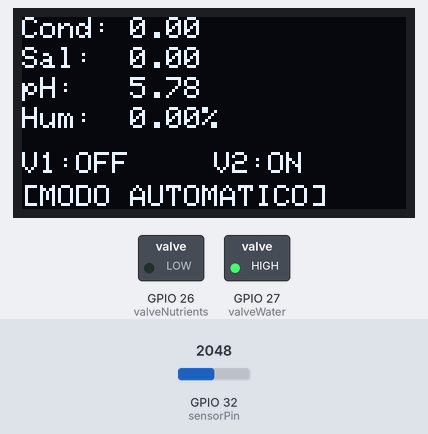
Simulated run of this sketch. Board: ESP32. Parts: 128×64 one-colour display, switched loads named in the sketch (green lamp = pin HIGH). The inputs (shaded band) are chosen by the test bench; at power-on: GPIO 32 (sensorPin) = 2048. WiFi joins after 1.5 s; servers stay silent unless stated; nothing arrives over Bluetooth unless stated; a phone connects over Bluetooth LE 3 s after start; what the sketch prints to the serial monitor is not drawn.

Above: at 5.7 s.
5.8 s: GPIO 32 (sensorPin) set to 1990
At 7.1 s:
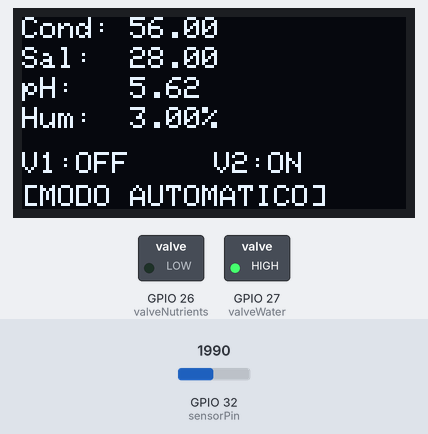
8.0 s: GPIO 32 (sensorPin) set to 1343
At 9.7 s:
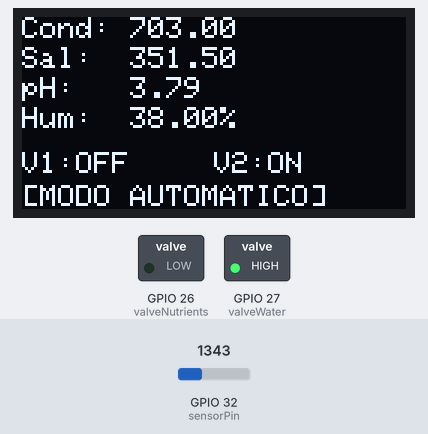
10.0 s: GPIO 32 (sensorPin) set to 1284
At 11.4 s:
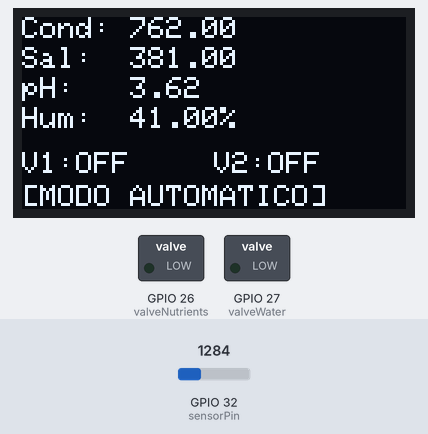
12.0 s: GPIO 32 (sensorPin) set to 2047
At 13.0 s:
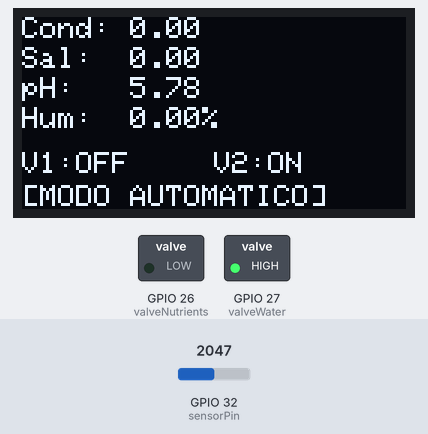
Timing chart, 0 to 15.0 s (numbered marks = the images above; inputs shaded):
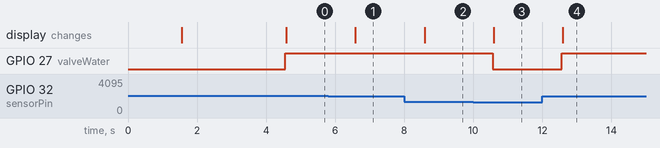

Measured:
- the behaviour switches between 2047 and 2046 on GPIO 32 (sensorPin) (found by bisection; images 0 and 1)
- the behaviour switches between 1315 and 1314 on GPIO 32 (sensorPin) (found by bisection; images 2 and 3)
- after the input at 5.8 s, the display: changes after 0.79 s (image 1)
- after the input at 8.0 s, the display: changes after 0.59 s (image 2)
- after the input at 10.0 s, GPIO 27 (valveWater): HIGH → LOW after 0.56 s; the display: changes after 0.59 s (image 3)
- after the input at 12.0 s, GPIO 27 (valveWater): LOW → HIGH after 0.57 s; the display: changes after 0.59 s (image 4)

The sketch:

esp32_valves.ino
```cpp
#include <WiFi.h>
#include <HTTPClient.h>
#include <WebServer.h>
#include <BLEDevice.h>
#include <BLEServer.h>
#include <BLEUtils.h>
#include <BLE2902.h>
#include <Wire.h>
#include <Adafruit_GFX.h>
#include <Adafruit_SSD1306.h>
#include <ArduinoJson.h>

const char* ssid = "&TNMCuautla";
const char* password = "Internet";

String apiKey = "OTB9VUDFDUMP9CTR";
const char* serverUrl = "http://api.thingspeak.com/update";

const int sensorPin = 32;
const int valveNutrients = 26;
const int valveWater = 27;

#define SCREEN_WIDTH 128
#define SCREEN_HEIGHT 64
Adafruit_SSD1306 display(SCREEN_WIDTH, SCREEN_HEIGHT, &Wire, -1);

#define SERVICE_UUID           "0000ffe0-0000-1000-8000-00805f9b34fb"
#define CHARACTERISTIC_UUID_RX "0000ffe2-0000-1000-8000-00805f9b34fb"
#define CHARACTERISTIC_UUID_TX "0000ffe1-0000-1000-8000-00805f9b34fb"

float conductividad = 0, salinidad = 0, humedad = 0, ph = 0;
float humMin = 40, condMin = 300;
float phOffset = 0.0;

bool manualMode = false;
unsigned long lastManualAction = 0;
const long MANUAL_TIMEOUT = 120000;

WebServer webServer(80);
BLECharacteristic *pCharacteristicTX;
unsigned long lastTSUpdate = 0;
const long TS_INTERVAL = 20000; // Incrementado a 20 segs para evitar rate limits de ThinkSpeak

void updateValves(bool nutrients, bool water) {
  digitalWrite(valveNutrients, nutrients ? HIGH : LOW);
  digitalWrite(valveWater, water ? HIGH : LOW);
}

void processAutoLogic() {
  if (manualMode) {
    if (millis() - lastManualAction > MANUAL_TIMEOUT) {
      manualMode = false;
      Serial.println("Volviendo a modo AUTOMÁTICO");
    } else {
      return;
    }
  }

  if (humedad < humMin) {
    updateValves(false, true);
  } else if (conductividad < condMin) {
    updateValves(true, false);
  } else {
    updateValves(false, false);
  }
}

String handleJSONCommand(String input) {
  StaticJsonDocument<200> doc;
  DeserializationError err = deserializeJson(doc, input);
  if (err) return "{\"status\":\"ERROR\"}";

  const char* v = doc["valvula"];
  const char* a = doc["accion"];

  if (!v || !a) return "{\"status\":\"ERROR\"}";

  manualMode = true;
  lastManualAction = millis();
  bool newState = (strcmp(a, "ON") == 0);

  if (String(v) == "V1") digitalWrite(valveNutrients, newState ? HIGH : LOW);
  else if (String(v) == "V2") digitalWrite(valveWater, newState ? HIGH : LOW);

  return "{\"valvula\":\"" + String(v) + "\",\"estado\":\"" + String(a) + "\",\"mode\":\"MANUAL\",\"status\":\"OK\"}";
}

bool deviceConnected = false;

class MyServerCallbacks: public BLEServerCallbacks {
    void onConnect(BLEServer* pServer) {
      deviceConnected = true;
      Serial.println("Cliente BLE conectado!");
    };
    void onDisconnect(BLEServer* pServer) {
      deviceConnected = false;
      Serial.println("Cliente BLE desconectado. Reiniciando Advertising...");
      // Reanudar la publicidad BLE para que otros dispositivos puedan conectarse
      pServer->getAdvertising()->start();
    }
};

class MyCallbacks: public BLECharacteristicCallbacks {
    void onWrite(BLECharacteristic *pc) {
      String val = String(pc->getValue().c_str());
      if (val.length() > 0) {
        String res = handleJSONCommand(val);
        pCharacteristicTX->setValue(res.c_str());
        pCharacteristicTX->notify();
      }
    }
};

void handleControl() {
  if (webServer.hasArg("plain")) {
    String res = handleJSONCommand(webServer.arg("plain"));
    webServer.send(200, "application/json", res);
  }
}

void setup() {
  Serial.begin(115200);

  pinMode(valveNutrients, OUTPUT);
  pinMode(valveWater, OUTPUT);
  updateValves(false, false);

  Wire.begin(21, 22);
  if (!display.begin(SSD1306_SWITCHCAPVCC, 0x3C)) Serial.println("OLED error");
  display.clearDisplay();
  display.setTextColor(SSD1306_WHITE);

  WiFi.begin(ssid, password);
  Serial.print("Conectando WiFi");
  int retries = 0;
  // Timeout de 10 segundos para no bloquear el dispositivo
  while (WiFi.status() != WL_CONNECTED && retries < 40) {
    delay(250);
    Serial.print(".");
    retries++;
  }

  display.clearDisplay();
  display.setTextSize(1);
  display.setCursor(0, 10);

  if (WiFi.status() == WL_CONNECTED) {
    Serial.println("\nWiFi OK");
    Serial.print("IP: "); Serial.println(WiFi.localIP());
    display.println("SISTEMA: EN LINEA");
    display.setCursor(0, 30);
    display.print("IP: ");
    display.println(WiFi.localIP());
  } else {
    Serial.println("\nWiFi Falló. Iniciando modo offline.");
    display.println("SISTEMA: OFFLINE");
    display.setCursor(0, 30);
    display.println("Sin red WiFi");
  }

  display.setCursor(0, 50);
  display.println("Iniciando BLE...");
  display.display();
  delay(3000);

  webServer.on("/control", HTTP_POST, handleControl);
  webServer.begin();

  BLEDevice::init("GREEN_PULSE_SMART");
  // Aumentar tamaño MTU a 512 bytes para evitar que el JSON se fragmente
  BLEDevice::setMTU(512);

  BLEServer *pServer = BLEDevice::createServer();
  pServer->setCallbacks(new MyServerCallbacks());
  BLEService *pService = pServer->createService(SERVICE_UUID);
  BLECharacteristic *px = pService->createCharacteristic(CHARACTERISTIC_UUID_RX, BLECharacteristic::PROPERTY_WRITE);
  px->setCallbacks(new MyCallbacks());
  pCharacteristicTX = pService->createCharacteristic(CHARACTERISTIC_UUID_TX, BLECharacteristic::PROPERTY_NOTIFY);
  pCharacteristicTX->addDescriptor(new BLE2902());
  pService->start();
  pServer->getAdvertising()->start();
  Serial.println("BLE OK");
}

void loop() {
  webServer.handleClient();

  // Intento periódico de reconexión de WiFi si se llega a perder
  static unsigned long lastWiFiCheck = 0;
  if (WiFi.status() != WL_CONNECTED && (millis() - lastWiFiCheck > 30000)) {
    Serial.println("Conexión perdida. Intentando reconectar WiFi...");
    WiFi.disconnect();
    WiFi.begin(ssid, password);
    lastWiFiCheck = millis();
  }

  static unsigned long lastReading = 0;
  if (millis() - lastReading > 2000) {
    lastReading = millis();
    long suma = 10;
    for(int i=0; i<10; i++) suma += analogRead(sensorPin);
    int raw = suma / 10;
    float voltaje = raw * (3.3 / 4095.0);

    conductividad = max(0.0f, (float)(2047 - raw));
    salinidad = conductividad * 0.5;
    humedad = constrain(map(raw, 2047, 217, 0, 100), 0, 100);
    ph = (voltaje * 3.5) + phOffset;

    processAutoLogic();

    display.clearDisplay();
    display.setTextSize(1);
    display.setCursor(0,0);
    display.print("Cond: "); display.print(conductividad);
    display.setCursor(0, 10);
    display.print("Sal:  "); display.print(salinidad);
    display.setCursor(0, 20);
    display.print("pH:   "); display.println(ph);
    display.setCursor(0, 30);
    display.print("Hum:  "); display.print(humedad); display.println("%");

    display.setCursor(0, 45);
    display.print("V1:"); display.print(digitalRead(valveNutrients)?"ON":"OFF");
    display.setCursor(64, 45);
    display.print("V2:"); display.print(digitalRead(valveWater)?"ON":"OFF");

    display.setCursor(0, 56);
    display.print(manualMode ? "[MODO MANUAL]" : "[MODO AUTOMATICO]");
    display.display();
  }

  if (millis() - lastTSUpdate > TS_INTERVAL) {
    if (WiFi.status() == WL_CONNECTED) {
      lastTSUpdate = millis();
      HTTPClient http;
      String url = String(serverUrl) + "?api_key=" + apiKey + "&field1=" + conductividad + "&field2=" + salinidad + "&field3=" + ph + "&field4=" + humedad;
      http.begin(url);
      http.GET();
      http.end();
    }
  }
}
```
